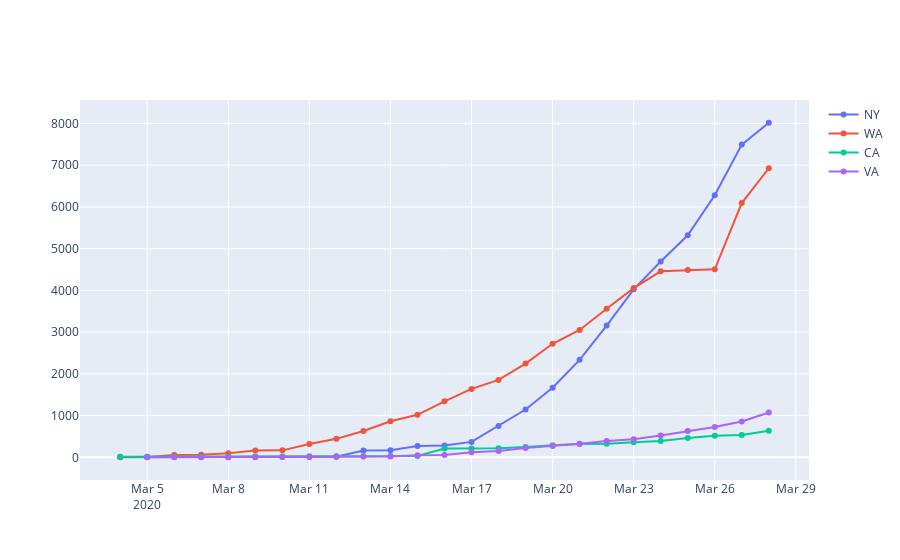

Notebook cell for this chart:
### Markdown cell above
## Plotly Examples

### Code cell
states_included = ['NY', 'WA', 'CA', 'VA']
fig = go.Figure()
for state in states_included:
    fig.add_trace(go.Scatter(x=states_tests_norm_by_pop.index, y=states_tests_norm_by_pop.loc[:, state],
              mode='lines+markers', name=state))
fig.show()
